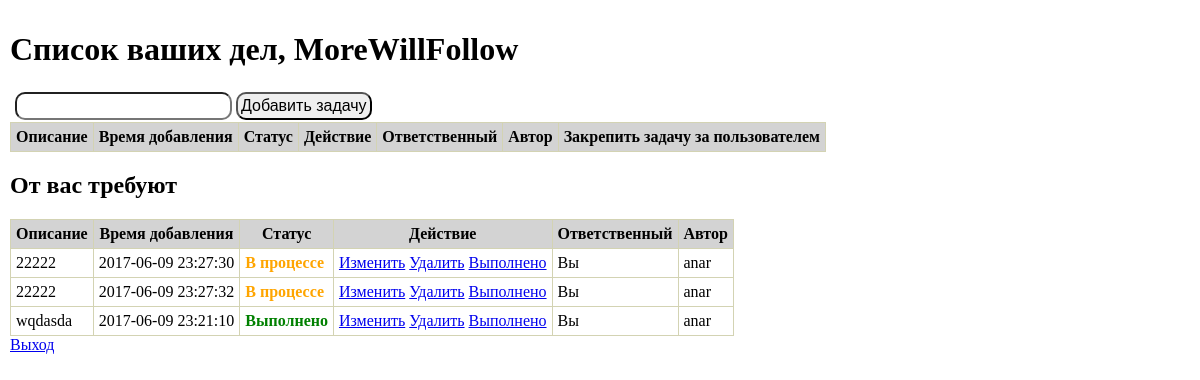
The page /tasks.php (signed in) on the database its author committed.
### tables this page shows
CREATE TABLE `task` (
  `id` int(11) NOT NULL,
  `user_id` tinytext NOT NULL,
  `assigned_user_id` tinytext,
  `description` text NOT NULL,
  `is_done` tinyint(4) NOT NULL DEFAULT '0',
  `date_added` datetime NOT NULL DEFAULT CURRENT_TIMESTAMP
);

### tasks.php (the view, shortened to what this page needs)
<?php
$login = $_SESSION["login"];
$pdo = new PDO("mysql:host=localhost; dbname=clvrdgtl_neto42", "clvrdgtl_neto42", "netology2017", [
    PDO::ATTR_ERRMODE => PDO::ERRMODE_EXCEPTION
]);
$sql = "SELECT * FROM task ORDER BY is_done";
?>
<html>
<head>
    <link href="main.css" rel="stylesheet" type="text/css">
    <link href="normalize.css" rel="stylesheet" type="text/css">
</head>
<body>
<h1>Список ваших дел, <? echo $_SESSION["login"] ?></h1>
<form action="http://clvrdgtl.com/l/PHP/4_3/tasks.php">
    <label class="task_adder">
        <?
        if (isset($_GET["action"]) and $_GET["action"] == "edit") {
            $_SESSION["id"] = $_GET["id"];
            echo <<<HTML
   <input type="text" name="edit_task">
   <input type="submit" name="edit" value="Сохранить изменения">
HTML;
        } else {
            echo <<<HTML
    <input type="text" name="new_task">
    <input type="submit" name="add" value="Добавить задачу">
HTML;
        }
        ?>
    </label>
</form>
<table>
    <tr>
        <th>Описание</th>
        <th>Время добавления</th>
        <th>Статус</th>
        <th>Действие</th>
        <th>Ответственный</th>
        <th>Автор</th>
        <th>Закрепить задачу за пользователем</th>
    </tr>
    <?
    foreach ($pdo->query($sql) as $row) {
        if ($row['is_done'] == 0) {
            $status = "В процессе";
            $status_class = "current";
        }
        elseif ($row['is_done'] ==1) {
            $status = "Выполнено";
            $status_class = "done";
        }
        else {
            echo "<h1>Some error...</h1>";
            die();
        }
        if ($row['assigned_user_id'] == $login) {
            $responsible = "Вы";
        }
        else {
            $responsible = $row['assigned_user_id'];
        }
        if ($row['user_id'] !== $login) { continue;}
?>
<?php
    }
    ?>
</table>
<h2>От вас требуют</h2>
<table>
    <tr>
        <th>Описание</th>
        <th>Время добавления</th>
        <th>Статус</th>
        <th>Действие</th>
        <th>Ответственный</th>
        <th>Автор</th>
    </tr>
<?
foreach ($pdo->query($sql) as $row) {
    if ($row["assigned_user_id"] == $login){
        $responsible = "Вы";
    } else {continue;};
    if ($row['is_done'] == 0) {
        $status = "В процессе";
        $status_class = "current";
    }
    elseif ($row['is_done'] ==1) {
        $status = "Выполнено";
        $status_class = "done";
    }
    else {
        echo "<h1>Some error...</h1>";
        die();
    }
    echo "<tr>";
    echo "<td>".$row['description']."</td>";
    echo "<td>".$row['date_added']."</td>";
    echo "<td class=\"".$status_class."\">".$status."</td>";
    echo "<td>
                    <a href=\"?id=".$row["id"]."&action=edit\">Изменить</a>
                    <a href=\"?id=".$row["id"]."&action=delete\">Удалить</a>
                    <a href=\"?id=".$row["id"]."&action=done\">Выполнено</a>
             </td>";
    echo "<td>".$responsible."</td>";
    echo "<td>".$row['user_id']."</td>";
    echo "</tr>";
}
?>
</table>
<a href="exit.php">Выход</a>
</body>
</html>

### main.css (style rules this page uses)
body * { font-family: Verdana, "PT Sans Caption", SansSerif; }
body { padding:10px; margin:0 auto; width: 90%; }
th { background-color: lightgrey; }
table { border-spacing: 0; border-collapse: collapse; }
table, td, th { border:1px solid #D3D3B3; padding: 5px; }
.current { color: orange; font-weight:bolder; }
.done { color: green; font-weight:bolder; }
form { padding: 2px; }
form * { border-radius: 10px; padding:3px; }

### rows shown on the page
task: description "22222", date_added "2017-06-09 23:27:30", is_done "В процессе", assigned_user "Вы", user "anar"
task: description "22222", date_added "2017-06-09 23:27:32", is_done "В процессе", assigned_user "Вы", user "anar"
task: description "wqdasda", date_added "2017-06-09 23:21:10", is_done "Выполнено", assigned_user "Вы", user "anar"

### other values the page prints
$_SESSION["login"] "MoreWillFollow"
